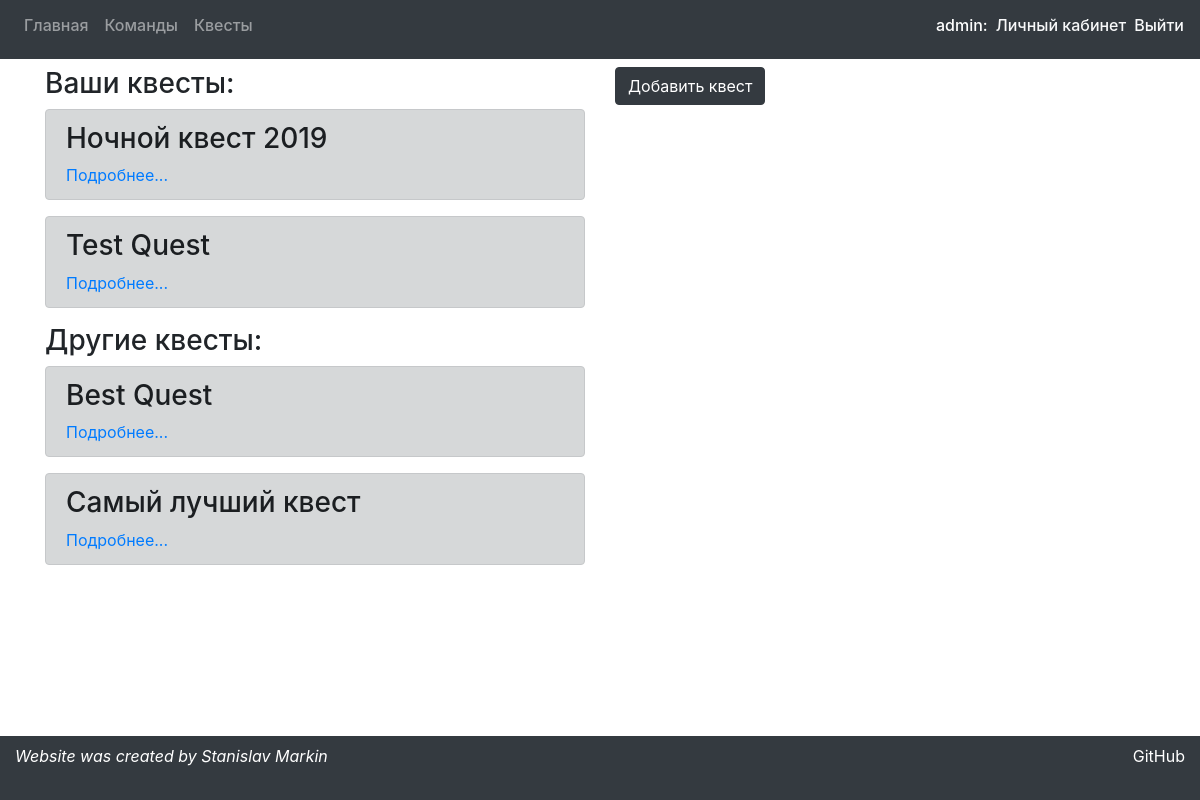
Screenshot of /quests (signed in) with the database file from the repository.
### preparationApp/models.py (models this page shows, shortened)
class Quest(models.Model):
    title = models.CharField(max_length=30)
    start_date = models.DateTimeField()
    description = models.TextField()
    owner = models.ForeignKey(User, models.CASCADE)

### preparationApp/views.py (the view)
# urls.py: path('quests', views.quests, name='quests'),
def quests(request):
    args = make_args(request)
    args['your_quests'] = list(filter(lambda q: get_user(request.user.username) == q.owner,
                                      models.Quest.objects.all()))
    args['other_quests'] = list(filter(lambda q: get_user(request.user.username) != q.owner,
                                       models.Quest.objects.all()))
    return render(request, 'preparationApp/questsPage.html', args)

### preparationApp/views.py (called while the page is built)
def get_user(name):
    return User.objects.get(username=name)

def make_args(request):
    args = {'message': 'none'}
    if request.session.get('message'):
        args['message'] = request.session.get('message')
        request.session.pop('message')
    return args

### preparationApp/templates/preparationApp/questsPage.html (shortened to what this page needs)
{% extends 'preparationApp/mainWrapper.html' %}
{% block content %}
    <div class="row">
    <div class="col-6">
    <h3>Ваши квесты:</h3>
    {% if your_quests|length == 0 %}
        <p>Нет квестов</p>
    {% else %}
        {% for quest in your_quests %}
            <div class="alert alert-dark">
                <h3>{{ quest.title }}</h3>
                <a href="quests/{{ quest.id }}">Подробнее...</a>
            </div>
        {% endfor %}
    {% endif %}
    <h3>Другие квесты:</h3>
    {% if other_quests|length == 0 %}
        <p>Нет квестов</p>
    {% else %}
        {% for quest in other_quests %}
            <div class="alert alert-dark">
                <h3>{{ quest.title }}</h3>
                <a href="quests/{{ quest.id }}">Подробнее...</a>
            </div>
        {% endfor %}
    {% endif %}
    </div>
    <div class="col-6">
    <button type="button"class="btn btn-dark mb-2"
            data-toggle="collapse" data-target="#quest">
        Добавить квест
    </button>
    </div>
    </div>
{% endblock %}

### preparationApp/templates/preparationApp/mainWrapper.html (shortened to what this page needs)
<!DOCTYPE html>
<html lang="en">
<head>
    {% load staticfiles %}
    <link rel="stylesheet" href="{% static 'bootstrap/css/bootstrap.css' %}" type="text/css">
</head>
<body>
    <nav class="navbar navbar-expand-lg navbar-dark bg-dark mb-2">
        <div class="collapse navbar-collapse">
            <ul class="navbar-nav">
                <li class="nav-item"><a class="nav-link h6" href="/">Главная</a></li>
                <li class="nav-item"><a class="nav-link h6" href="/teams">Команды</a></li>
                <li class="nav-item"><a class="nav-link h6" href="/quests">Квесты</a></li>
            </ul>
        </div>
        {% if user.is_authenticated %}
            <span class="h6 text-white float-right mr-2">{{ user.username }}: </span>
            <a class="text-light mr-2 h6 float-right" href="/personal">Личный кабинет</a></li>
            <a class="text-light h6 float-right" href="/logout/">Выйти</a></li>
        {% else %}
            <a class="text-light mr-2 h6 float-right" href="/login">Войти</a></li>
            <a class="text-light h6 float-right" href="/register">Регистрация</a></li>
        {% endif %}
    </nav>
    <div class="container">
    {% block content %}
    {% endblock %}
    </div>
    <footer style="height: 4rem;" class="container-fluid fixed-bottom bg-dark text-white pt-2">
		<div class="float-left font-italic ">
			Website was created by Stanislav Markin
		</div>
        <a target="_blank" href="https://github.com/MenacingDwarf/NightQuest" class=" text-white float-right">GitHub</a>
	</footer>
</body>
</html>

### rows the page displays
Quest: title "Ночной квест 2019"
Quest: title "Test Quest"
Quest: title "Best Quest"
Quest: title "Самый лучший квест"

### other values shown
{{ user.username }} "admin"
